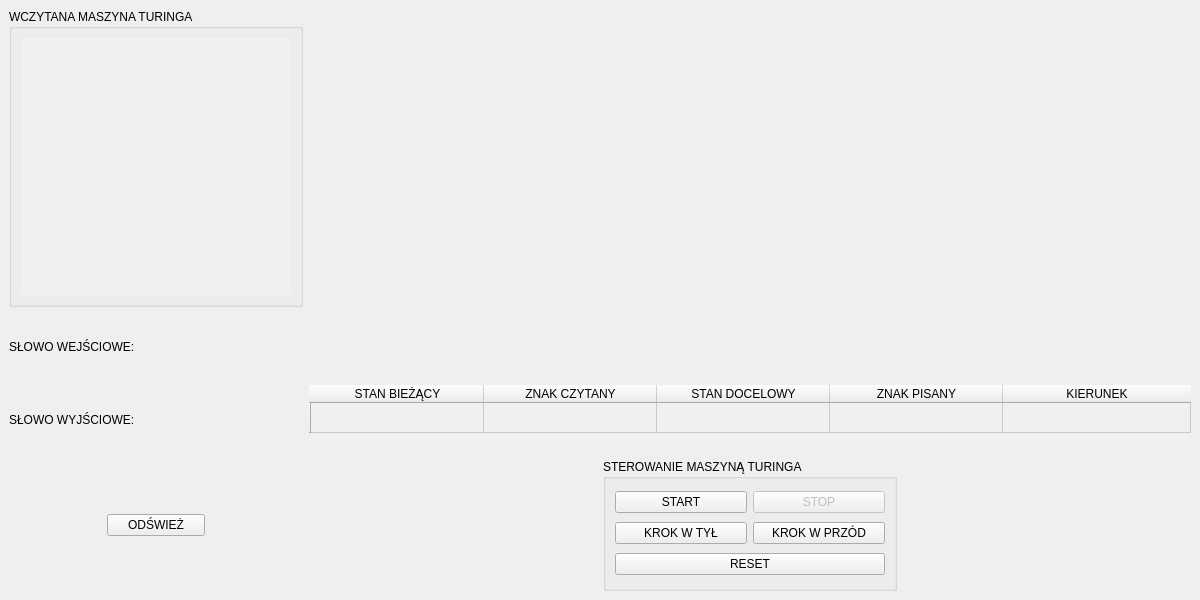
<?xml version="1.0" encoding="UTF-8"?>
<ui version="4.0">
 <class>MainWindow</class>
 <widget class="QMainWindow" name="MainWindow">
  <property name="geometry">
   <rect>
    <x>0</x>
    <y>0</y>
    <width>1200</width>
    <height>600</height>
   </rect>
  </property>
  <property name="windowTitle">
   <string>MainWindow</string>
  </property>
  <widget class="QWidget" name="centralwidget">
   <layout class="QGridLayout" name="gridLayout_2" rowstretch="5,2,2,1,1,2,2,2" columnstretch="1,3">
    <item row="0" column="0" rowspan="3">
     <layout class="QHBoxLayout" name="horizontalLayout_3">
      <item>
       <widget class="QGroupBox" name="groupBox_2">
        <property name="title">
         <string>WCZYTANA MASZYNA TURINGA</string>
        </property>
        <layout class="QGridLayout" name="gridLayout_3">
         <item row="0" column="0">
          <widget class="QTextBrowser" name="textBrowser">
           <property name="styleSheet">
            <string notr="true">background-color: rgb(240, 240, 240);</string>
           </property>
           <property name="frameShape">
            <enum>QFrame::NoFrame</enum>
           </property>
          </widget>
         </item>
        </layout>
       </widget>
      </item>
     </layout>
    </item>
    <item row="6" column="1" rowspan="2">
     <layout class="QHBoxLayout" name="horizontalLayout_2" stretch="1,1,1">
      <item>
       <spacer name="horizontalSpacer_4">
        <property name="orientation">
         <enum>Qt::Horizontal</enum>
        </property>
        <property name="sizeHint" stdset="0">
         <size>
          <width>40</width>
          <height>20</height>
         </size>
        </property>
       </spacer>
      </item>
      <item>
       <widget class="QGroupBox" name="groupBox">
        <property name="title">
         <string>STEROWANIE MASZYNĄ TURINGA</string>
        </property>
        <layout class="QGridLayout" name="gridLayout" columnstretch="1,1">
         <item row="1" column="1">
          <widget class="QPushButton" name="pushButton_3">
           <property name="enabled">
            <bool>false</bool>
           </property>
           <property name="text">
            <string>STOP</string>
           </property>
          </widget>
         </item>
         <item row="2" column="0">
          <widget class="QPushButton" name="pushButton_4">
           <property name="text">
            <string>KROK W TYŁ</string>
           </property>
          </widget>
         </item>
         <item row="1" column="0">
          <widget class="QPushButton" name="pushButton_2">
           <property name="text">
            <string>START</string>
           </property>
          </widget>
         </item>
         <item row="3" column="0" colspan="2">
          <widget class="QPushButton" name="pushButton_6">
           <property name="text">
            <string>RESET</string>
           </property>
          </widget>
         </item>
         <item row="2" column="1">
          <widget class="QPushButton" name="pushButton_5">
           <property name="text">
            <string>KROK W PRZÓD</string>
           </property>
          </widget>
         </item>
        </layout>
       </widget>
      </item>
      <item>
       <spacer name="horizontalSpacer_3">
        <property name="orientation">
         <enum>Qt::Horizontal</enum>
        </property>
        <property name="sizeHint" stdset="0">
         <size>
          <width>40</width>
          <height>20</height>
         </size>
        </property>
       </spacer>
      </item>
     </layout>
    </item>
    <item row="6" column="0" rowspan="2">
     <layout class="QHBoxLayout" name="horizontalLayout" stretch="1,1,1">
      <item>
       <spacer name="horizontalSpacer">
        <property name="orientation">
         <enum>Qt::Horizontal</enum>
        </property>
        <property name="sizeHint" stdset="0">
         <size>
          <width>40</width>
          <height>20</height>
         </size>
        </property>
       </spacer>
      </item>
      <item>
       <widget class="QPushButton" name="pushButton">
        <property name="text">
         <string>ODŚWIEŻ</string>
        </property>
       </widget>
      </item>
      <item>
       <spacer name="horizontalSpacer_2">
        <property name="orientation">
         <enum>Qt::Horizontal</enum>
        </property>
        <property name="sizeHint" stdset="0">
         <size>
          <width>40</width>
          <height>20</height>
         </size>
        </property>
       </spacer>
      </item>
     </layout>
    </item>
    <item row="3" column="0" rowspan="3">
     <layout class="QVBoxLayout" name="verticalLayout_3">
      <item>
       <widget class="QLabel" name="label">
        <property name="text">
         <string>SŁOWO WEJŚCIOWE:</string>
        </property>
       </widget>
      </item>
      <item>
       <widget class="QLabel" name="label_2">
        <property name="text">
         <string>SŁOWO WYJŚCIOWE:</string>
        </property>
       </widget>
      </item>
     </layout>
    </item>
    <item row="0" column="1" rowspan="5">
     <widget class="QLabel" name="label_3">
      <property name="text">
       <string/>
      </property>
     </widget>
    </item>
    <item row="5" column="1">
     <widget class="QTableWidget" name="tableWidget">
      <property name="focusPolicy">
       <enum>Qt::NoFocus</enum>
      </property>
      <property name="styleSheet">
       <string notr="true">background-color: rgb(240, 240, 240);</string>
      </property>
      <property name="frameShape">
       <enum>QFrame::NoFrame</enum>
      </property>
      <property name="editTriggers">
       <set>QAbstractItemView::NoEditTriggers</set>
      </property>
      <property name="tabKeyNavigation">
       <bool>false</bool>
      </property>
      <property name="selectionMode">
       <enum>QAbstractItemView::NoSelection</enum>
      </property>
      <attribute name="horizontalHeaderCascadingSectionResizes">
       <bool>false</bool>
      </attribute>
      <attribute name="horizontalHeaderDefaultSectionSize">
       <number>173</number>
      </attribute>
      <attribute name="horizontalHeaderHighlightSections">
       <bool>false</bool>
      </attribute>
      <attribute name="horizontalHeaderStretchLastSection">
       <bool>true</bool>
      </attribute>
      <attribute name="verticalHeaderCascadingSectionResizes">
       <bool>false</bool>
      </attribute>
      <row>
       <property name="text">
        <string/>
       </property>
      </row>
      <column>
       <property name="text">
        <string>STAN BIEŻĄCY</string>
       </property>
      </column>
      <column>
       <property name="text">
        <string>ZNAK CZYTANY</string>
       </property>
      </column>
      <column>
       <property name="text">
        <string>STAN DOCELOWY</string>
       </property>
      </column>
      <column>
       <property name="text">
        <string>ZNAK PISANY</string>
       </property>
      </column>
      <column>
       <property name="text">
        <string>KIERUNEK</string>
       </property>
      </column>
     </widget>
    </item>
   </layout>
  </widget>
 </widget>
 <resources/>
 <connections/>
</ui>
